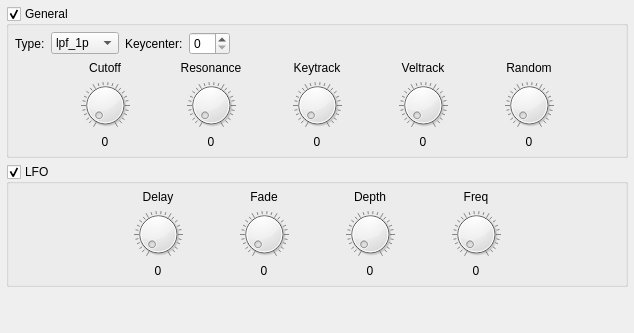
       <widget class="QWidget" name="tabFilter">
        <attribute name="title">
         <string>Filter</string>
        </attribute>
        <layout class="QGridLayout" name="layFilter">
         <property name="sizeConstraint">
          <enum>QLayout::SetNoConstraint</enum>
         </property>
         <property name="leftMargin">
          <number>6</number>
         </property>
         <property name="topMargin">
          <number>6</number>
         </property>
         <property name="rightMargin">
          <number>6</number>
         </property>
         <property name="bottomMargin">
          <number>6</number>
         </property>
         <item row="0" column="0">
          <widget class="QGroupBox" name="gbxFilterGeneral">
           <property name="title">
            <string>General</string>
           </property>
           <property name="checkable">
            <bool>true</bool>
           </property>
           <layout class="QGridLayout" name="layFilterGeneral">
            <property name="sizeConstraint">
             <enum>QLayout::SetNoConstraint</enum>
            </property>
            <property name="leftMargin">
             <number>6</number>
            </property>
            <property name="topMargin">
             <number>6</number>
            </property>
            <property name="rightMargin">
             <number>6</number>
            </property>
            <property name="bottomMargin">
             <number>6</number>
            </property>
            <item row="0" column="0" colspan="7">
             <layout class="QHBoxLayout" name="layFilterGeneralTop">
              <property name="sizeConstraint">
               <enum>QLayout::SetNoConstraint</enum>
              </property>
              <item>
               <widget class="QLabel" name="lblFilterType">
                <property name="text">
                 <string>Type:</string>
                </property>
               </widget>
              </item>
              <item>
               <widget class="QComboBox" name="cbxFilterType">
                <item>
                 <property name="text">
                  <string>lpf_1p</string>
                 </property>
                </item>
                <item>
                 <property name="text">
                  <string>hpf_1p</string>
                 </property>
                </item>
                <item>
                 <property name="text">
                  <string>lpf_2p</string>
                 </property>
                </item>
                <item>
                 <property name="text">
                  <string>hpf_2p</string>
                 </property>
                </item>
                <item>
                 <property name="text">
                  <string>bpf_2p</string>
                 </property>
                </item>
                <item>
                 <property name="text">
                  <string>brf_2p</string>
                 </property>
                </item>
               </widget>
              </item>
              <item>
               <widget class="QLabel" name="lblFilterKeycenter">
                <property name="text">
                 <string>Keycenter:</string>
                </property>
               </widget>
              </item>
              <item>
               <widget class="QSpinBox" name="sbxFilterKeycenter"/>
              </item>
              <item>
               <spacer name="horizontalSpacer">
                <property name="orientation">
                 <enum>Qt::Horizontal</enum>
                </property>
                <property name="sizeHint" stdset="0">
                 <size>
                  <width>40</width>
                  <height>20</height>
                 </size>
                </property>
               </spacer>
              </item>
             </layout>
            </item>
            <item row="2" column="0" colspan="7">
             <layout class="QGridLayout" name="layFilterGeneralKnobs" rowstretch="0,0,0" columnstretch="0,0,0,0,0,0,0">
              <property name="sizeConstraint">
               <enum>QLayout::SetNoConstraint</enum>
              </property>
              <item row="2" column="5">
               <widget class="QLabel" name="lblFilterRandomVal">
                <property name="text">
                 <string>0</string>
                </property>
                <property name="alignment">
                 <set>Qt::AlignCenter</set>
                </property>
               </widget>
              </item>
              <item row="1" column="0">
               <spacer name="hspFilterL">
                <property name="orientation">
                 <enum>Qt::Horizontal</enum>
                </property>
                <property name="sizeHint" stdset="0">
                 <size>
                  <width>40</width>
                  <height>20</height>
                 </size>
                </property>
               </spacer>
              </item>
              <item row="2" column="4">
               <widget class="QLabel" name="lblFilterVeltrackVal">
                <property name="text">
                 <string>0</string>
                </property>
                <property name="alignment">
                 <set>Qt::AlignCenter</set>
                </property>
               </widget>
              </item>
              <item row="0" column="1">
               <widget class="QLabel" name="lblFilterCutoff">
                <property name="sizePolicy">
                 <sizepolicy hsizetype="Expanding" vsizetype="Preferred">
                  <horstretch>0</horstretch>
                  <verstretch>0</verstretch>
                 </sizepolicy>
                </property>
                <property name="text">
                 <string>Cutoff</string>
                </property>
                <property name="alignment">
                 <set>Qt::AlignCenter</set>
                </property>
               </widget>
              </item>
              <item row="1" column="1">
               <widget class="QDial" name="knbFilterCutoff">
                <property name="sizePolicy">
                 <sizepolicy hsizetype="Expanding" vsizetype="Preferred">
                  <horstretch>0</horstretch>
                  <verstretch>0</verstretch>
                 </sizepolicy>
                </property>
                <property name="maximumSize">
                 <size>
                  <width>16777215</width>
                  <height>48</height>
                 </size>
                </property>
                <property name="notchesVisible">
                 <bool>true</bool>
                </property>
               </widget>
              </item>
              <item row="1" column="3">
               <widget class="QDial" name="knbFilterKeytrack">
                <property name="maximumSize">
                 <size>
                  <width>16777215</width>
                  <height>48</height>
                 </size>
                </property>
                <property name="notchesVisible">
                 <bool>true</bool>
                </property>
               </widget>
              </item>
              <item row="2" column="2">
               <widget class="QLabel" name="lblFilterResonanceVal">
                <property name="text">
                 <string>0</string>
                </property>
                <property name="alignment">
                 <set>Qt::AlignCenter</set>
                </property>
               </widget>
              </item>
              <item row="1" column="5">
               <widget class="QDial" name="knbFilterRandom">
                <property name="maximumSize">
                 <size>
                  <width>16777215</width>
                  <height>48</height>
                 </size>
                </property>
                <property name="notchesVisible">
                 <bool>true</bool>
                </property>
               </widget>
              </item>
              <item row="1" column="2">
               <widget class="QDial" name="knbFilterResonance">
                <property name="maximumSize">
                 <size>
                  <width>16777215</width>
                  <height>48</height>
                 </size>
                </property>
                <property name="notchesVisible">
                 <bool>true</bool>
                </property>
               </widget>
              </item>
              <item row="2" column="1">
               <widget class="QLabel" name="lblFilterCutoffVal">
                <property name="text">
                 <string>0</string>
                </property>
                <property name="alignment">
                 <set>Qt::AlignCenter</set>
                </property>
               </widget>
              </item>
              <item row="0" column="4">
               <widget class="QLabel" name="lblFilterVeltrack">
                <property name="sizePolicy">
                 <sizepolicy hsizetype="Expanding" vsizetype="Preferred">
                  <horstretch>0</horstretch>
                  <verstretch>0</verstretch>
                 </sizepolicy>
                </property>
                <property name="text">
                 <string>Veltrack</string>
                </property>
                <property name="alignment">
                 <set>Qt::AlignCenter</set>
                </property>
               </widget>
              </item>
              <item row="1" column="4">
               <widget class="QDial" name="knbFilterVeltrack">
                <property name="maximumSize">
                 <size>
                  <width>16777215</width>
                  <height>48</height>
                 </size>
                </property>
                <property name="notchesVisible">
                 <bool>true</bool>
                </property>
               </widget>
              </item>
              <item row="0" column="5">
               <widget class="QLabel" name="lblFilterRandom">
                <property name="sizePolicy">
                 <sizepolicy hsizetype="Expanding" vsizetype="Preferred">
                  <horstretch>0</horstretch>
                  <verstretch>0</verstretch>
                 </sizepolicy>
                </property>
                <property name="text">
                 <string>Random</string>
                </property>
                <property name="alignment">
                 <set>Qt::AlignCenter</set>
                </property>
               </widget>
              </item>
              <item row="0" column="3">
               <widget class="QLabel" name="lblFilterKeytrack">
                <property name="sizePolicy">
                 <sizepolicy hsizetype="Expanding" vsizetype="Preferred">
                  <horstretch>0</horstretch>
                  <verstretch>0</verstretch>
                 </sizepolicy>
                </property>
                <property name="text">
                 <string>Keytrack</string>
                </property>
                <property name="alignment">
                 <set>Qt::AlignCenter</set>
                </property>
               </widget>
              </item>
              <item row="2" column="3">
               <widget class="QLabel" name="lblFilterKeytrackVal">
                <property name="text">
                 <string>0</string>
                </property>
                <property name="alignment">
                 <set>Qt::AlignCenter</set>
                </property>
               </widget>
              </item>
              <item row="0" column="2">
               <widget class="QLabel" name="lblFilterResonance">
                <property name="sizePolicy">
                 <sizepolicy hsizetype="Expanding" vsizetype="Preferred">
                  <horstretch>0</horstretch>
                  <verstretch>0</verstretch>
                 </sizepolicy>
                </property>
                <property name="text">
                 <string>Resonance</string>
                </property>
                <property name="alignment">
                 <set>Qt::AlignCenter</set>
                </property>
               </widget>
              </item>
              <item row="1" column="6">
               <spacer name="hspFilterR">
                <property name="orientation">
                 <enum>Qt::Horizontal</enum>
                </property>
                <property name="sizeHint" stdset="0">
                 <size>
                  <width>40</width>
                  <height>20</height>
                 </size>
                </property>
               </spacer>
              </item>
             </layout>
            </item>
           </layout>
          </widget>
         </item>
         <item row="1" column="0">
          <widget class="QGroupBox" name="gbxFilterLfo">
           <property name="title">
            <string>LFO</string>
           </property>
           <property name="checkable">
            <bool>true</bool>
           </property>
           <layout class="QGridLayout" name="layFilterLfo">
            <property name="sizeConstraint">
             <enum>QLayout::SetNoConstraint</enum>
            </property>
            <property name="leftMargin">
             <number>6</number>
            </property>
            <property name="topMargin">
             <number>6</number>
            </property>
            <property name="rightMargin">
             <number>6</number>
            </property>
            <property name="bottomMargin">
             <number>6</number>
            </property>
            <item row="1" column="3">
             <widget class="QDial" name="knbFilterLfoDepth">
              <property name="maximumSize">
               <size>
                <width>16777215</width>
                <height>48</height>
               </size>
              </property>
              <property name="notchesVisible">
               <bool>true</bool>
              </property>
             </widget>
            </item>
            <item row="2" column="2">
             <widget class="QLabel" name="lblFilterLfoFadeVal">
              <property name="text">
               <string>0</string>
              </property>
              <property name="alignment">
               <set>Qt::AlignCenter</set>
              </property>
             </widget>
            </item>
            <item row="1" column="2">
             <widget class="QDial" name="knbFilterLfoFade">
              <property name="maximumSize">
               <size>
                <width>16777215</width>
                <height>48</height>
               </size>
              </property>
              <property name="notchesVisible">
               <bool>true</bool>
              </property>
             </widget>
            </item>
            <item row="1" column="4">
             <widget class="QDial" name="knbFilterLfoFreq">
              <property name="maximumSize">
               <size>
                <width>16777215</width>
                <height>48</height>
               </size>
              </property>
              <property name="notchesVisible">
               <bool>true</bool>
              </property>
             </widget>
            </item>
            <item row="2" column="3">
             <widget class="QLabel" name="lblFilterLfoDepthVal">
              <property name="text">
               <string>0</string>
              </property>
              <property name="alignment">
               <set>Qt::AlignCenter</set>
              </property>
             </widget>
            </item>
            <item row="2" column="1">
             <widget class="QLabel" name="lblFilterLfoDelayVal">
              <property name="text">
               <string>0</string>
              </property>
              <property name="alignment">
               <set>Qt::AlignCenter</set>
              </property>
             </widget>
            </item>
            <item row="0" column="3">
             <widget class="QLabel" name="lblFilterLfoDepth">
              <property name="sizePolicy">
               <sizepolicy hsizetype="Expanding" vsizetype="Preferred">
                <horstretch>0</horstretch>
                <verstretch>0</verstretch>
               </sizepolicy>
              </property>
              <property name="text">
               <string>Depth</string>
              </property>
              <property name="alignment">
               <set>Qt::AlignCenter</set>
              </property>
             </widget>
            </item>
            <item row="0" column="4">
             <widget class="QLabel" name="lblFilterLfoFreq">
              <property name="sizePolicy">
               <sizepolicy hsizetype="Expanding" vsizetype="Preferred">
                <horstretch>0</horstretch>
                <verstretch>0</verstretch>
               </sizepolicy>
              </property>
              <property name="text">
               <string>Freq</string>
              </property>
              <property name="alignment">
               <set>Qt::AlignCenter</set>
              </property>
             </widget>
            </item>
            <item row="0" column="2">
             <widget class="QLabel" name="lblFilterLfoFade">
              <property name="sizePolicy">
               <sizepolicy hsizetype="Expanding" vsizetype="Preferred">
                <horstretch>0</horstretch>
                <verstretch>0</verstretch>
               </sizepolicy>
              </property>
              <property name="text">
               <string>Fade</string>
              </property>
              <property name="alignment">
               <set>Qt::AlignCenter</set>
              </property>
             </widget>
            </item>
            <item row="2" column="4">
             <widget class="QLabel" name="lblFilterLfoFreqVal">
              <property name="text">
               <string>0</string>
              </property>
              <property name="alignment">
               <set>Qt::AlignCenter</set>
              </property>
             </widget>
            </item>
            <item row="1" column="1">
             <widget class="QDial" name="knbFilterLfoDelay">
              <property name="maximumSize">
               <size>
                <width>16777215</width>
                <height>48</height>
               </size>
              </property>
              <property name="notchesVisible">
               <bool>true</bool>
              </property>
             </widget>
            </item>
            <item row="0" column="1">
             <widget class="QLabel" name="lblFilterLfoDelay">
              <property name="sizePolicy">
               <sizepolicy hsizetype="Expanding" vsizetype="Preferred">
                <horstretch>0</horstretch>
                <verstretch>0</verstretch>
               </sizepolicy>
              </property>
              <property name="text">
               <string>Delay</string>
              </property>
              <property name="alignment">
               <set>Qt::AlignCenter</set>
              </property>
             </widget>
            </item>
            <item row="1" column="0">
             <spacer name="hspFilterLfoL">
              <property name="orientation">
               <enum>Qt::Horizontal</enum>
              </property>
              <property name="sizeHint" stdset="0">
               <size>
                <width>40</width>
                <height>20</height>
               </size>
              </property>
             </spacer>
            </item>
            <item row="1" column="5">
             <spacer name="hspFilterLfoR">
              <property name="orientation">
               <enum>Qt::Horizontal</enum>
              </property>
              <property name="sizeHint" stdset="0">
               <size>
                <width>40</width>
                <height>20</height>
               </size>
              </property>
             </spacer>
            </item>
           </layout>
          </widget>
         </item>
         <item row="2" column="0">
          <spacer name="vspFilter">
           <property name="orientation">
            <enum>Qt::Vertical</enum>
           </property>
           <property name="sizeHint" stdset="0">
            <size>
             <width>20</width>
             <height>40</height>
            </size>
           </property>
          </spacer>
         </item>
        </layout>
       </widget>
